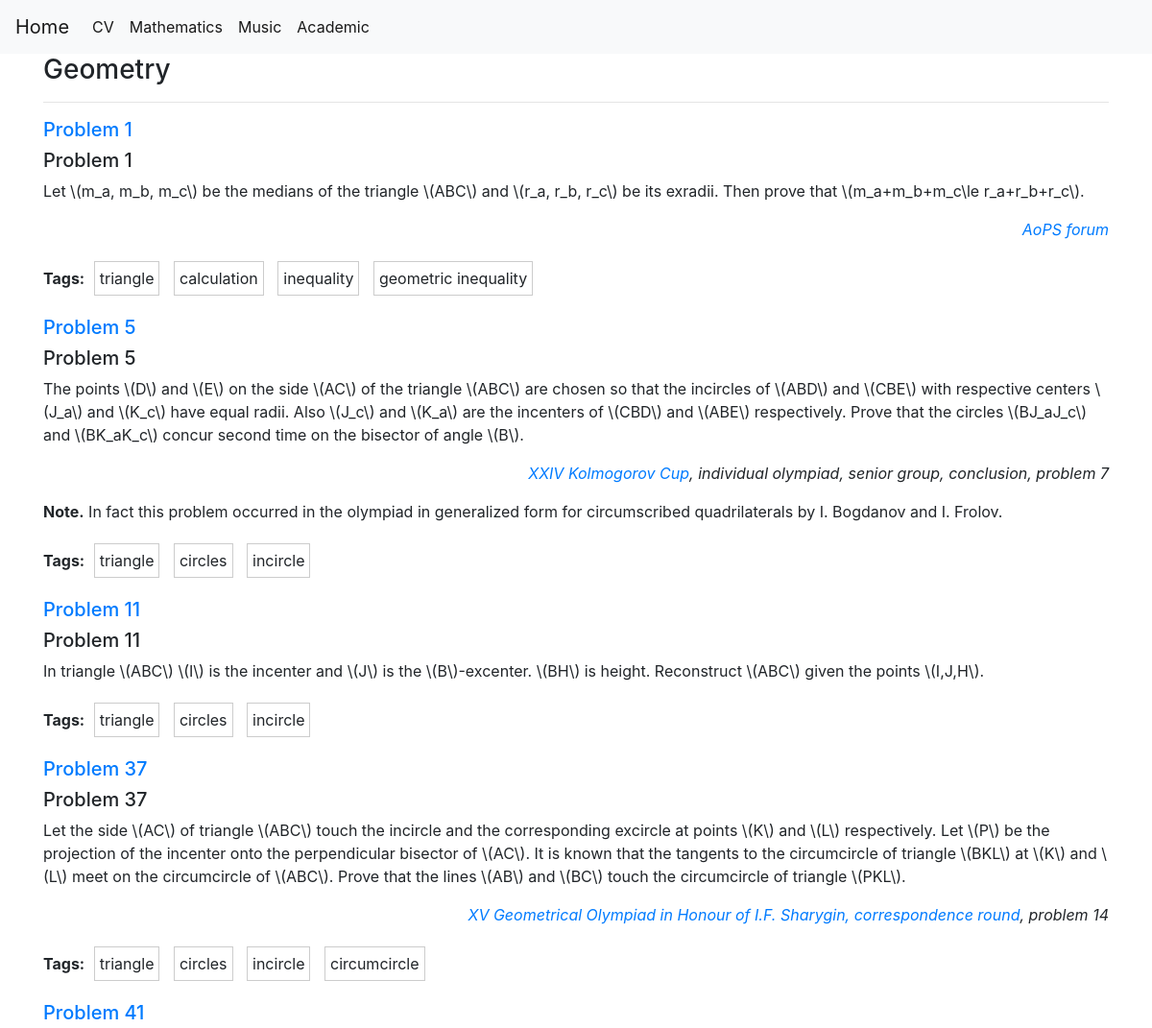
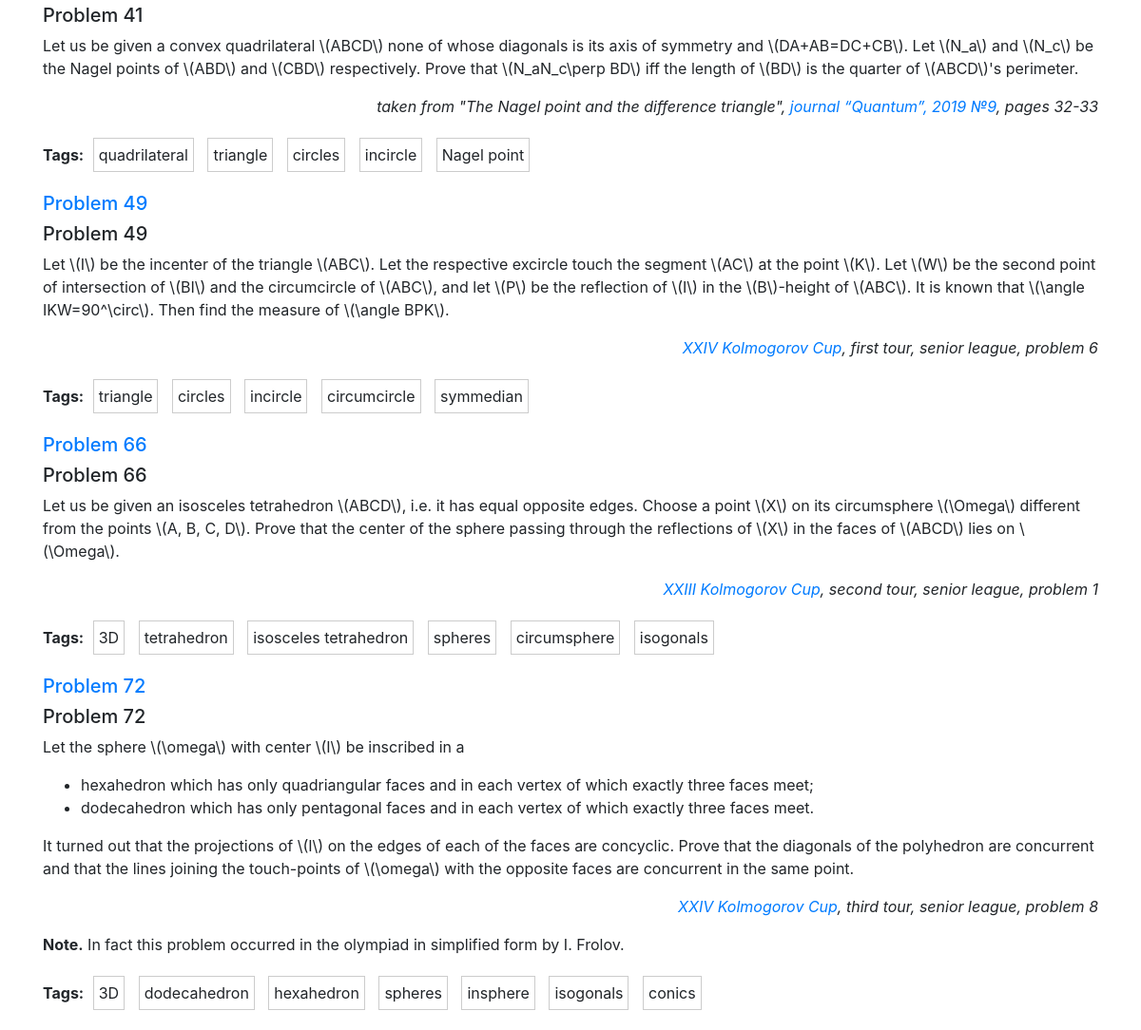
Page /mathematics/geometry/all on the earlier database version (2 pictures, top to bottom).
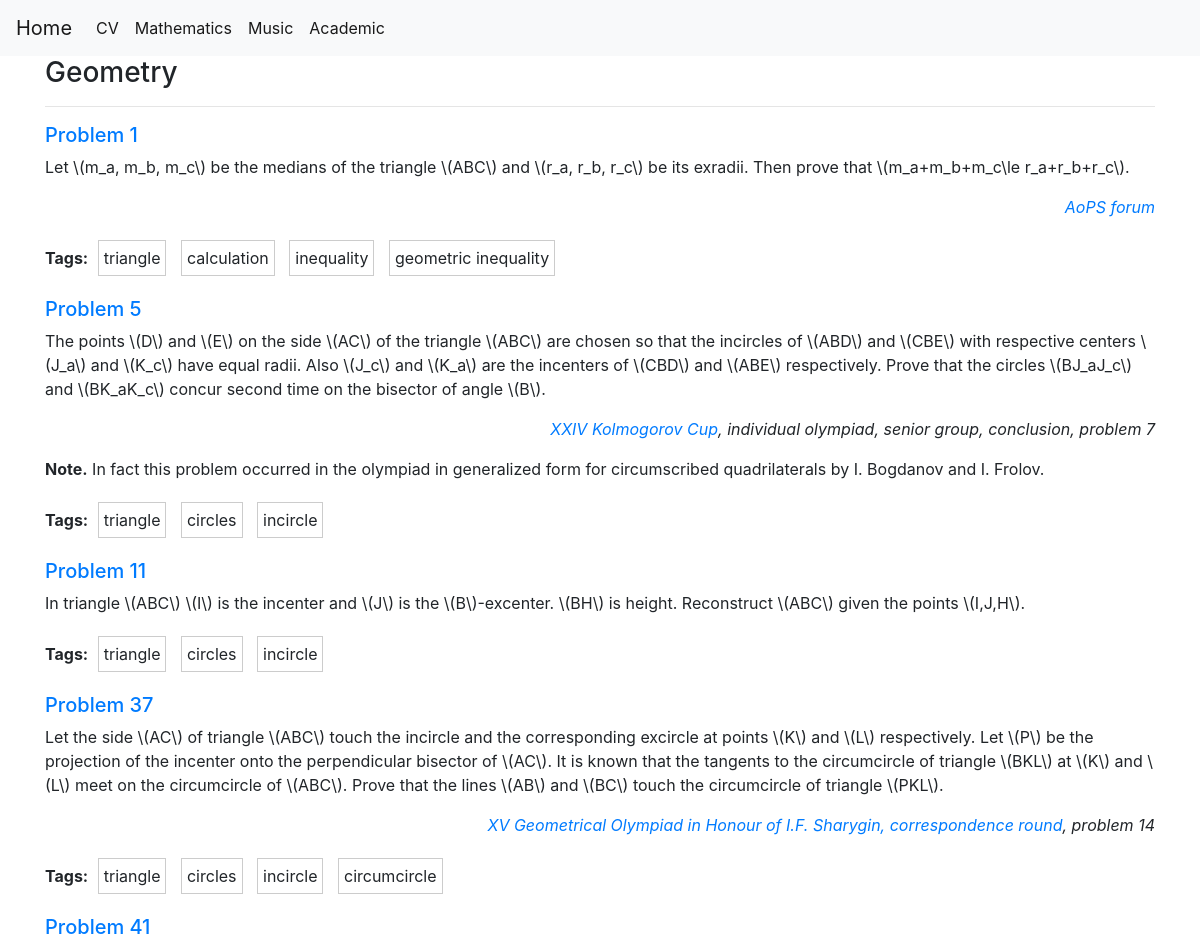
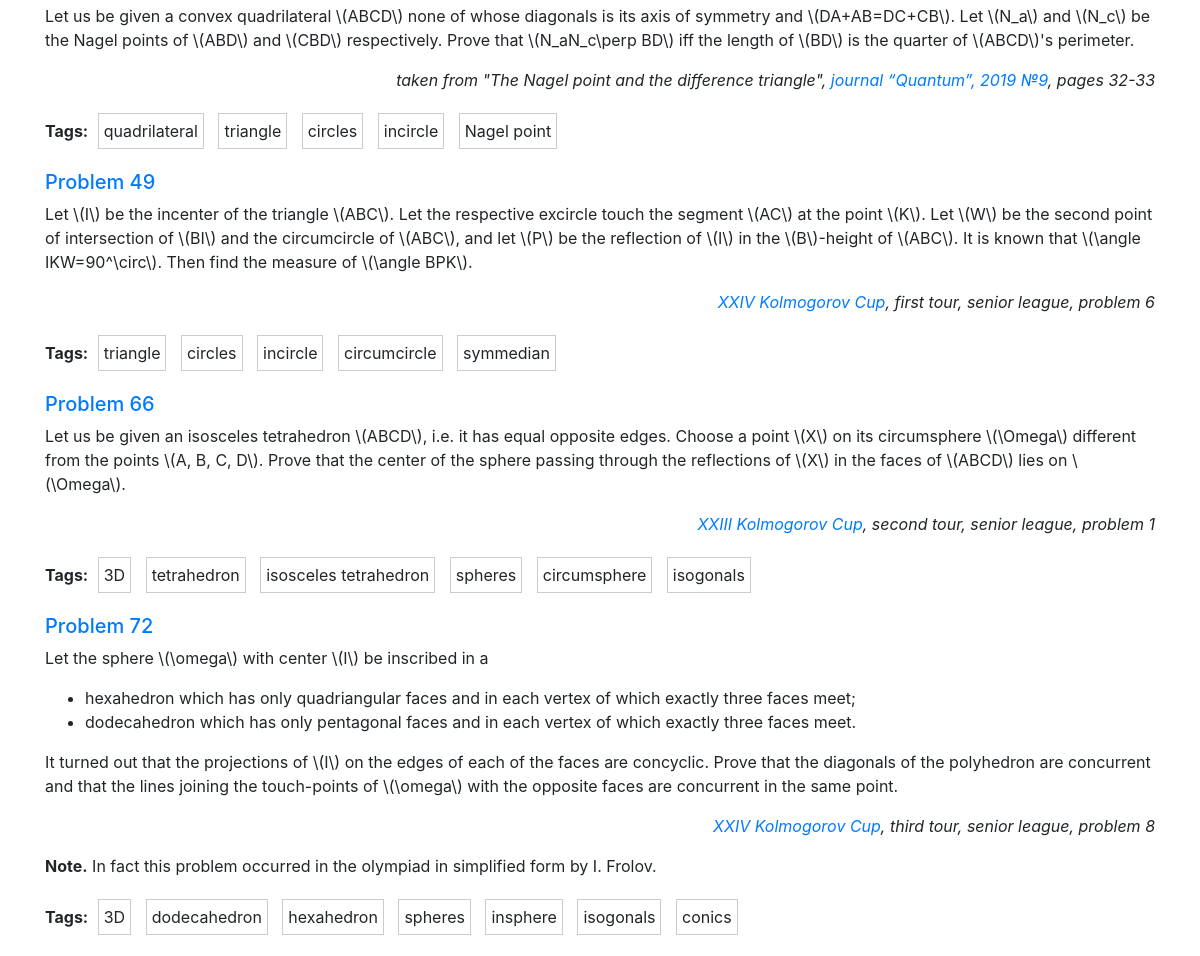
Same page on the later database version (2 pictures, top to bottom).
### tables this page shows
CREATE TABLE problems (
    category TEXT,
    id INTEGER,
    statement TEXT NOT NULL,
    solution TEXT NOT NULL,
    PRIMARY KEY (category, id)
);

### main.py (the view)
@app.route('/mathematics/<category>/all')
def category_all(category):
    conn = get_db_connection()
    problems = conn.execute('SELECT * FROM problems WHERE category = ?',
                            (category,)
                            ).fetchall()
    tags = []
    for problem in problems:
        tags.append(get_problem_tags(problem['category'], problem['id']))
    conn.close()
    category_name = category[0].upper() + category[1:]
    return render_template('category_all.html', problems=problems, category_name=category_name, tags=tags)

### main.py (called while the page is built)
def get_db_connection():
    conn = sqlite3.connect('database.db')
    conn.row_factory = sqlite3.Row
    return conn

def get_problem_tags(category, id):
    conn = get_db_connection()
    tags = conn.execute('SELECT tag FROM problem_tags WHERE problem_category = ? and problem_id = ?',
                        (category, id)).fetchall()
    tags = [tag[0] for tag in tags]
    conn.close()
    if tags is None:
        abort(404)
    return tags

### templates/category_all.html
{% extends 'math_base.html' %}
{% block content %}
<h3>{{ category_name }}</h3>
<hr>
{% for problem in problems %}
<h5><a href="{{ url_for('problem', category=problem['category'], id=problem['id']) }}">Problem {{ problem['id'] }}</a>
</h5>
{{ problem['statement'] | safe }}
<p>
    <b>Tags:</b> {% for tag in tags[loop.index0] %}
    <span class="tag-frame">{{ tag }}</span>
    {% endfor %}
</p>
{% endfor %}
{% endblock %}

Differences in the rows shown:
changed problems: statement "Problem 1 Let \\(m_a, m_b, m_c\\)…" → "Let \\(m_a, m_b, m_c\\) be the medians of the triangle \\(ABC\\) and \\(r_a, r_b, r_c\\) be its exradii. Then prove that \\(m_a+m_b+m_c\\le r_a+r_b+r_c\\). AoPS forum"
changed problems: statement "Problem 5 The points \\(D\\) and…" → "The points \\(D\\) and…"
changed problems: statement "Problem 11 In triangle \\(ABC\\) \\(I\\) is the incenter and \\(J\\) is the \\(B\\)-excenter. \\(BH\\) is height. Reconstruct \\(ABC\\) given the points \\(I,J,H\\)." → "In triangle \\(ABC\\) \\(I\\) is the incenter and \\(J\\) is the \\(B\\)-excenter. \\(BH\\) is height. Reconstruct \\(ABC\\) given the points \\(I,J,H\\)."
changed problems: statement "Problem 37 Let the side \\(AC\\)…" → "Let the side \\(AC\\)…"
changed problems: statement "Problem 41 Let us be given…" → "Let us be given…"
changed problems: statement "Problem 49 Let \\(I\\) be the…" → "Let \\(I\\) be the…"
changed problems: statement "Problem 66 Let us be given…" → "Let us be given…"
changed problems: statement "Problem 72 Let the sphere \\(\\omega\\)…" → "Let the sphere \\(\\omega\\)…"
